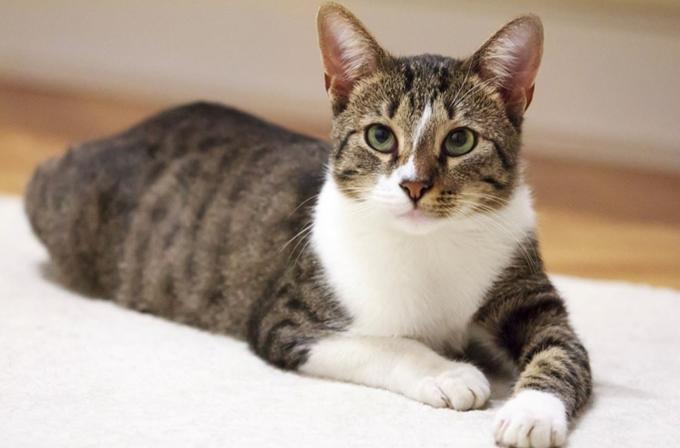
#> input picture AI_Source/AI_01/6_1.OpenCV/images/cat.jpg, 680 x 448 px
$ python OpenCV_addWeighted_1.py
#> lines starting #> are read from the running program, lines starting #| are printed output that depends on the picture
import cv2
from OpenCV_show_func import img_show

a = 0.0

while(a <= 1.0):
  src_cat = cv2.imread('./images/cat.jpg')
#> src_cat is the input picture: shape (448, 680, 3); mean B, G, R 143.6, 157.3, 172.9
  src_butterfly = cv2.imread('./images/butterfly.jpg')
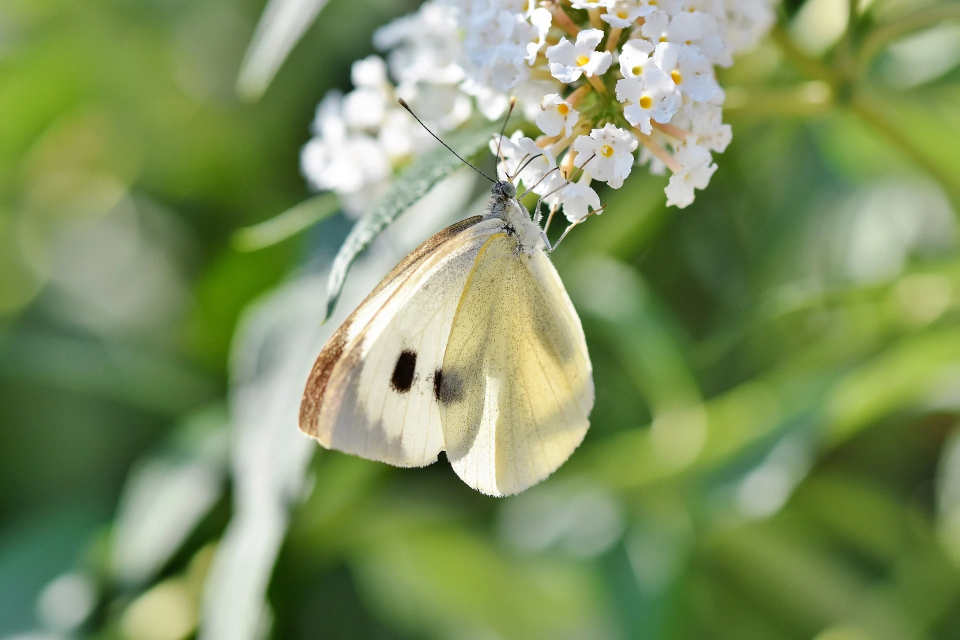
#> input picture AI_Source/AI_01/6_1.OpenCV/images/butterfly.jpg, 1920 x 1280 px (shown at 1/2 size)
#> src_butterfly is the input picture: shape (1280, 1920, 3); mean B, G, R 98.1, 147.4, 128.7

  width = src_cat.shape[1]
#> width = 680
  height = src_cat.shape[0]
#> height = 448
  src_butterfly = cv2.resize(src_butterfly, (width, height))
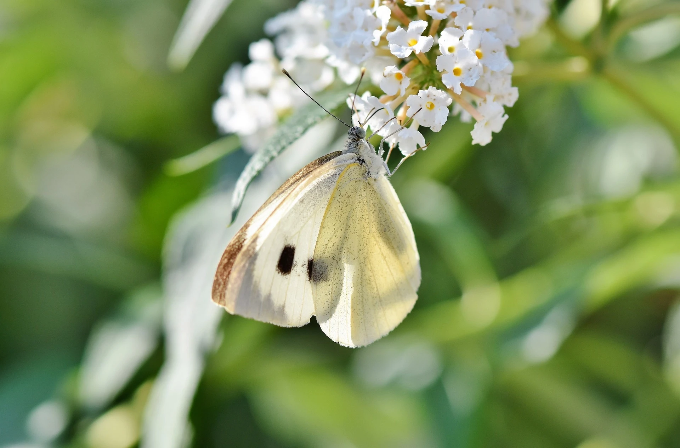
#> src_butterfly: shape (448, 680, 3); mean B, G, R 98, 147.3, 128.6

  b = 1.0 - a
  dst = cv2.addWeighted(src_cat, a, src_butterfly, b, 0)
  cv2.imshow('dst', dst)
  cv2.waitKey(0)

  print(a, ',', b)
  a += 0.2

cv2.destroyAllWindows()
